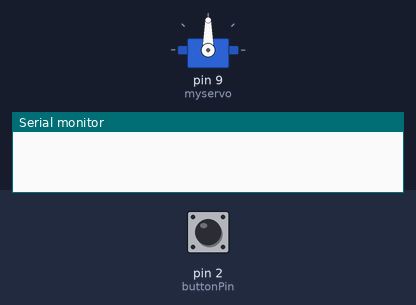
A sketch run on a simulated Arduino Uno, built with avr-gcc and run on an emulated ATmega328P. Shown: servo, the last lines printed to the serial monitor. The inputs (shaded band) are chosen by the test bench; at power-on: pin 2 (buttonPin) HIGH.

Above: at 3.8 s.
3.9 s: pin 2 (buttonPin) pulled LOW for 1.8 s
At 5.3 s:
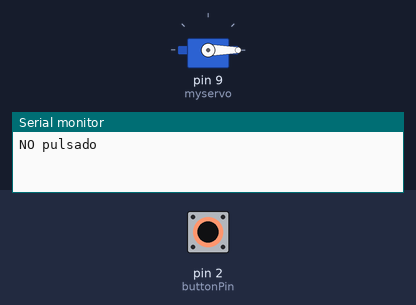
7.5 s: pin 2 (buttonPin) pulled LOW for 3.2 s
At 13.4 s:
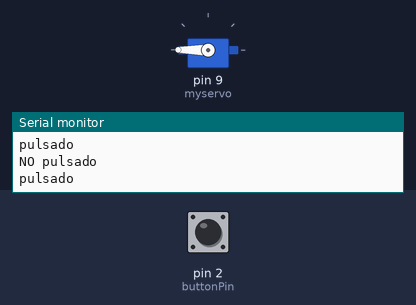
Timing chart, 0 to 14.9 s (numbered marks = the images above; inputs shaded):
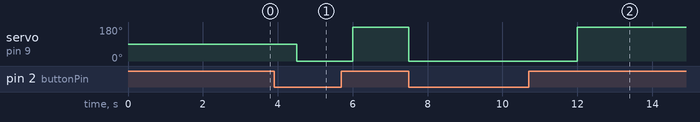

The sketch:

Servo_Motor.ino
```cpp
#include <Servo.h>

Servo myservo;

int buttonPin = 2;  //Pin al que debo conectar el potenciometro
int buttonState = 0;
int prevButtonState = 1;

void setup()
{
  Serial.begin(9600);
  myservo.attach(9);  // Pin al que debo conectar el servo
  pinMode(buttonPin, INPUT);
}

void loop()
{
  buttonState = digitalRead(buttonPin);    //Leo el estado del boton

  if(buttonState != prevButtonState){      //Chequeo si el estado del boton es distinto al anterior
    prevButtonState = buttonState;

    if (buttonState == HIGH) {
      // turn LED on:
      myservo.write(180);    // Seteo el angulo al servo
      Serial.println("pulsado");    //Envio por serial "pulsado"
    }else {
      // turn LED off:
      myservo.write(0);    // Seteo el angulo al servo
      Serial.println("NO pulsado");
    }
  }
  delay(1500);                           // Espero 1500 milisegundos
}
```

Measured:
- after the input at 3.9 s, servo on pin 9 (myservo): 90° → 0° after 0.60 s, → 180° 1.5 s later
- after the input at 7.5 s, servo on pin 9 (myservo): 180° → 0° at once, → 180° 4.5 s later
